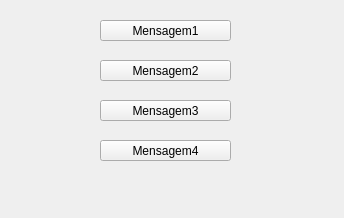
<?xml version="1.0" encoding="UTF-8"?>
<ui version="4.0">
 <class>Janela</class>
 <widget class="QMainWindow" name="Janela">
  <property name="geometry">
   <rect>
    <x>0</x>
    <y>0</y>
    <width>344</width>
    <height>218</height>
   </rect>
  </property>
  <property name="windowTitle">
   <string>Message Boxes</string>
  </property>
  <widget class="QWidget" name="centralwidget">
   <widget class="QPushButton" name="btnMessageA">
    <property name="geometry">
     <rect>
      <x>100</x>
      <y>20</y>
      <width>131</width>
      <height>21</height>
     </rect>
    </property>
    <property name="cursor">
     <cursorShape>PointingHandCursor</cursorShape>
    </property>
    <property name="text">
     <string>Mensagem1</string>
    </property>
   </widget>
   <widget class="QPushButton" name="btnMessageB">
    <property name="geometry">
     <rect>
      <x>100</x>
      <y>60</y>
      <width>131</width>
      <height>21</height>
     </rect>
    </property>
    <property name="cursor">
     <cursorShape>PointingHandCursor</cursorShape>
    </property>
    <property name="text">
     <string>Mensagem2</string>
    </property>
   </widget>
   <widget class="QPushButton" name="btnMessageC">
    <property name="geometry">
     <rect>
      <x>100</x>
      <y>100</y>
      <width>131</width>
      <height>21</height>
     </rect>
    </property>
    <property name="cursor">
     <cursorShape>PointingHandCursor</cursorShape>
    </property>
    <property name="text">
     <string>Mensagem3</string>
    </property>
   </widget>
   <widget class="QPushButton" name="btnMessageD">
    <property name="geometry">
     <rect>
      <x>100</x>
      <y>140</y>
      <width>131</width>
      <height>21</height>
     </rect>
    </property>
    <property name="cursor">
     <cursorShape>PointingHandCursor</cursorShape>
    </property>
    <property name="text">
     <string>Mensagem4</string>
    </property>
   </widget>
  </widget>
 </widget>
 <resources/>
 <connections/>
</ui>
